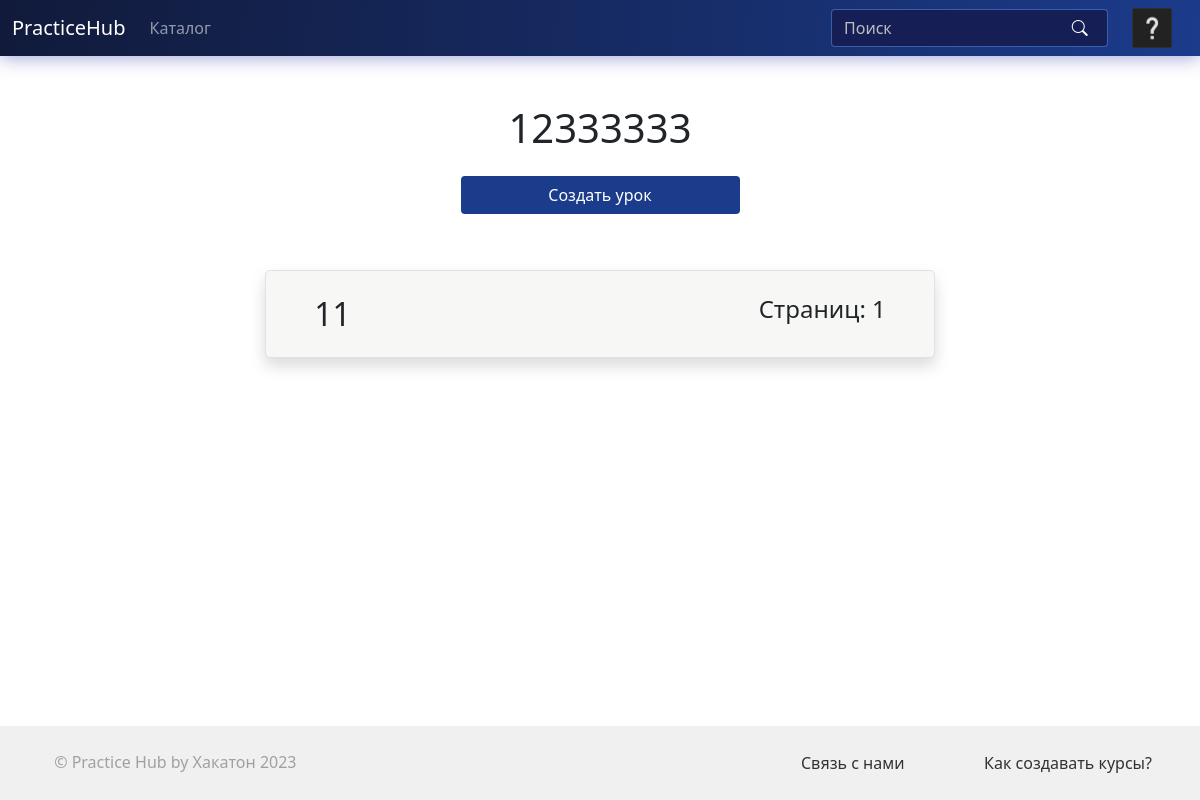
Page /courses/7/lessons (signed in) on the committed database.
### models.py (models this page shows, shortened)
class Course(db.Model):
    id = db.Column(db.Integer, primary_key=True)
    name = db.Column(db.String(64), index=True, unique=True)
    author_id = db.Column(db.Integer, db.ForeignKey('user.id'))
    lessons = db.relationship('Lesson', backref='course', lazy='select',
                              cascade="all, delete-orphan")
    desc = db.Column(db.Text, nullable=False)
    short_desc = db.Column(db.Text, nullable=False)
    img_path = db.Column(db.String(64))
    img_uuid = db.Column(db.String(64), index=True)
    is_published = db.Column(db.Boolean, default=False)
    users = db.relationship('User', secondary=MyCourses.__table__, backref='course')
    likes = column_property(select(func.count(MyCourses.liked)).where(MyCourses.course_id == id).scalar_subquery())

class Lesson(db.Model):
    id = db.Column(db.Integer, primary_key=True)
    name = db.Column(db.String(64))
    course_id = db.Column(db.Integer, db.ForeignKey('course.id'))
    pages = db.relationship('Page', backref='lesson', lazy='select', cascade="all, delete-orphan")
    files = db.relationship('LessonFile', backref='lesson', lazy='dynamic',
                            cascade="all, delete-orphan")

### routes.py (the view)
@app.route('/<string:path>')
def get_file(path):
    return send_file(path)

### models.py (called while the page is built)
@login.user_loader
def load_user(id):
    return User.query.get(int(id))

### routes.py (called while the page is built)
@app.route('/courses/<int:course_id>/lessons', methods=['GET'])
@login_required
def lessons(course_id):
    course = Course.query.filter_by(id=course_id).first()
    lessons = Lesson.query.filter_by(course_id=course.id).all()
    if User.query.filter_by(username=current_user.username).first().id == course.author_id:
        return render_template('lessons.html', course=course, lessons=lessons, teacher=True)
    else:
        return render_template('lessons.html', course=course, lessons=lessons)

### templates/lessons.html
{% extends "base.html" %}
{% block content %}
<h1 class="text-center">{{ course.name }}</h1>
{% if teacher %}<a href="{{ url_for('create_lesson', course_id=course.id) }}" class="btn mbgc w-25 mx-auto d-block mt-4 mb-5">Создать урок</a>{% endif %}
<div class="mx-auto d-flex flex-column d-block" style="width: 60%" id="lessons_div">
  {% for lesson in lessons|reverse %}
    <a href="{{ url_for('lesson', course_id=course.id, lesson_id=lesson.id) }}" class="border rounded-3 my-2 shadow px-5 py-4 text-body" style="background-color: #f7f7f5; text-decoration: none; cursor: pointer">
      <span class="h2 mb-0">{{ lesson.name }}</span>
      <span class="h4 mb-0 float-end">Страниц: {{ lesson.pages|length }}</span>
    </a>
  {% endfor %}
</div>
{% endblock %}

### static/css/style.css (style rules this page uses)
:root { --xlight-gray: #fafafa; --light-gray: #e6e6e6; --mid-gray: #586273; --mbgc: rgba(27,59,139,1); --sbgc: rgba(21,37,85, 1); }
html, body, .t-b { min-height: 100%; }
.btn { background-color: white; line-height: normal; }
.mbgc { background-color: var(--mbgc)!important; color: white!important; transition: color .3s ease-out; }

### rows in the picture
Course: name "12333333"
Lesson: name "11", pages|length "1"
